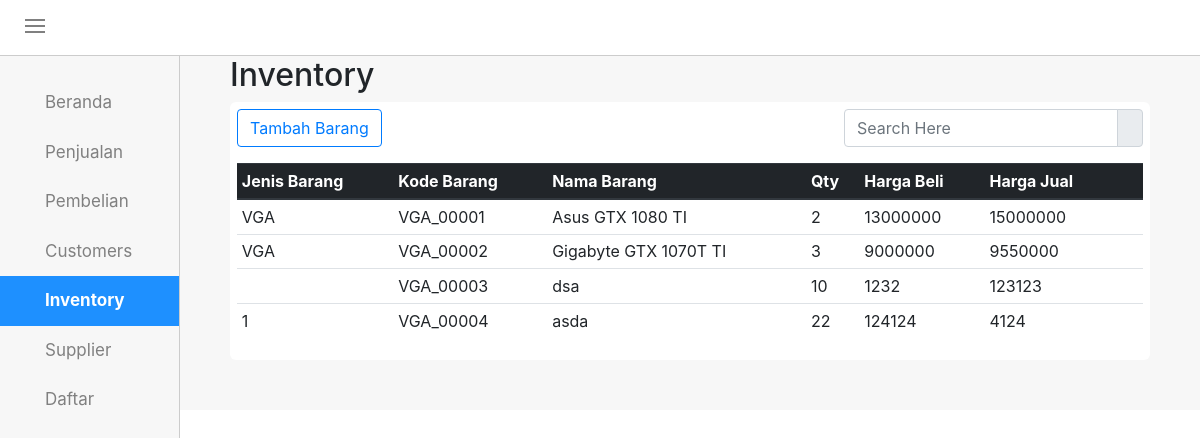
Before: /inventory.php with the older database file.
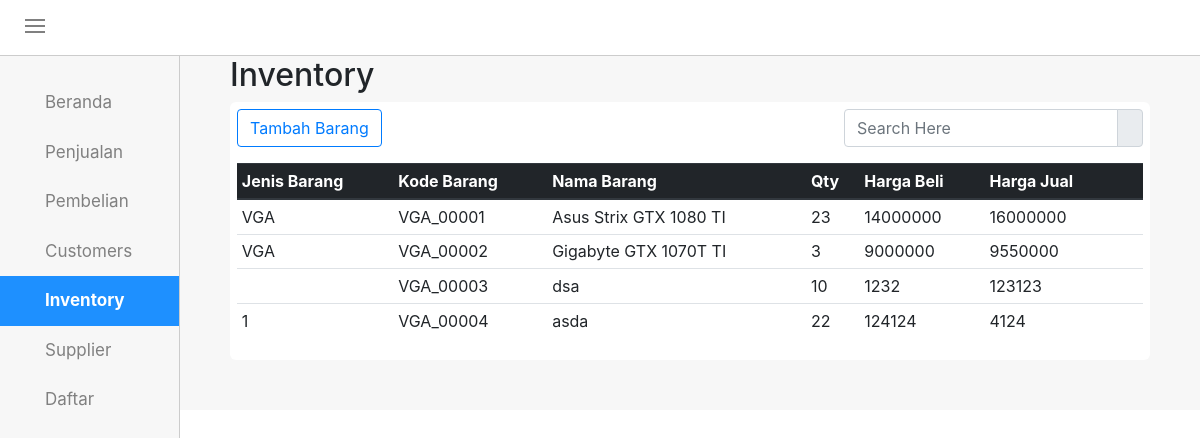
After: the same page with the newer database file.
### tables this page shows
CREATE TABLE `tb_inventory` (
  `jns_barang` varchar(20) NOT NULL,
  `kd_barang` varchar(11) NOT NULL,
  `nm_barang` varchar(30) NOT NULL,
  `qty` int(4) NOT NULL,
  `hrg_beli` double NOT NULL,
  `hrg_jual` double NOT NULL,
  `hapus` int(1) NOT NULL
);

### inventory.php (the view, shortened to what this page needs)
<!DOCTYPE html>
<html>
<head>
	<link rel="stylesheet" type="text/css" href="style.css">
	<link rel="stylesheet" type="text/css" href="css/bootstrap.min.css">
	<link rel="stylesheet" type="text/css" href="css/datepicker.css">
</head>
<body>
	<div id="topnav">
		<div class="menuicon" onclick="geser()">
			<div class="garis"></div>
			<div class="garis"></div>
			<div class="garis"></div>
		</div>
	</div>
	<div id="sidenav">
		<div id="tab">
			<div class="tabbutton">
				<a href="mainform.php" class="aktif"><span class="ion-ios-home"></span>Beranda</a>
				<a href="penjualan.php" target="_blank"><span class="ion-cash"></span>Penjualan</a>
				<a href="pembelian.php" target="_blank"><span class="ion-android-cart"></span>Pembelian</a>
				<a href="customers.php" class="aktif"><span class="ion-ios-people"></span>Customers</a>
				<a class="active" href="inventory.php"><span class="ion-briefcase"></span>Inventory</a>
				<a href="supplier.php" class="aktif"><span class="ion-person-stalker"></span>Supplier</a>
			</div>
				<a class="aktif drop" id="btn_daftar"><span class="ion-android-list"></span>Daftar<i class="ion-arrow-down-b"></i></a>
		</div>
	</div>
	<div id="rightside">
		<div id="beranda">
			<div class="all-box">
					<div class="all-top">
						<h2>Inventory</h2>
					</div>
				<div class="all-content">
					<div class="all-head">
						<div class="button-add">
							<button class="btn btn-outline-primary" onclick="document.getElementById('id01').style.display='block'" style="width:auto;"><span class="ion-plus-round"></span> Tambah Barang</button>
						</div>
						<div class="search-container">
						      <div class="input-group mb-3">
								<input type="text" name="keyword" id="keyword" class="form-control" placeholder="Search Here" autocomplete="off">
								<div class="input-group-append">
							    	<span class="input-group-text"><ion-icon ios="ios-search" md="md-search"></ion-icon></span>
							  	</div>
							</div>
		 				</div>
					</div>
					<div id="container1">
						<div class="table-responsive">
							<table class="table table-hover table-sm">
							 	<thead class="thead-dark">
								    <tr>
								      <th>Jenis Barang</th>
								      <th>Kode Barang</th>
								      <th>Nama Barang</th>
								      <th>Qty</th>
								      <th>Harga Beli</th>
								      <th>Harga Jual</th>
								      <th></th>
								      <th></th>
								    </tr>
							  	</thead>
								<tbody>
								    <?php
										require_once("conn.php");
										$sql = "SELECT jns_barang,kd_barang,nm_barang,qty,hrg_beli,hrg_jual FROM tb_inventory WHERE hapus = 0";
										$q = mysqli_query($conn,$sql);
										while ($r = mysqli_fetch_assoc($q))
										{
										    echo "<tr>";
										    echo "<td>$r[jns_barang]</td>";
										    echo "<td>$r[kd_barang]</td>";
										    echo "<td>$r[nm_barang]</td>";
										    echo "<td>$r[qty]</td>";
										    echo "<td>$r[hrg_beli]</td>";
										    echo "<td>$r[hrg_jual]</td>";
										    echo "<td><span class='editBarang ion-edit' data-toggle='modal' data-target='#myModal0' data-backdrop='static'  data-jenisBarang='$r[jns_barang]' data-kodeBarang='$r[kd_barang]' data-namaBarang='$r[nm_barang]' data-qty='$r[qty]' data-hargaBeli='$r[hrg_beli]' data-hargaJual='$r[hrg_jual]'></span></td>";
										    echo "<td class='hapus'><a class='ion-trash-a' href='inventory_hapus.php?hps=$r[kd_barang]' onclick='return functionHapus()'></a></td>";
										    echo "</tr>";
										}
									?>
							 	</tbody>
							</table>
						</div>
					</div>
				</div>
			</div>
			</div>
		</div>
</body>
</html>

### style.css (style rules this page uses)
body { margin: 0px; padding: 0px; }
#topnav { overflow: hidden; position: sticky; top: 0; width: 100%; height: 56px; background-color: #fff; padding: 15px 25px; border-bottom: 1px solid #ccc; z-index: 3; }
.garis { width: 20px; height: 2px; background-color: gray; margin: 4px 0; }
.menuicon { display: inline-block; cursor: pointer; }
#sidenav { top: 56px; height: 100%; width: 15%; background-color: #f7f7f7; padding-top: 22px; padding-bottom: 22px; left: 0; transition: all 500ms ease-in-out; overflow-x: hidden; z-index: 1; position: fixed; border-right: 1px solid #ccc; }
#tab .tabbutton a, #btn_daftar { display: block; transition: 0.3s; background-color: inherit; color: gray; padding: 12px 25px; width: 100%; border: none; outline: none; text-align: left; cursor: pointer; font-size: 17px; }
#tab a.active { text-decoration: none; background-color: dodgerBlue; color: white; font-weight: bold; }
#rightside { top: 56px; margin-left: 15%; width: 85%; height: 100%; transition: all 500ms ease-in-out; }
.all-box { background-color: #f7f7f7; padding-left: 50px; padding-right: 50px; padding-bottom: 50px; }
.all-top { overflow: hidden; }
.all-top h2 { float: left; }
.all-content { background-color: #fff; padding: 7px; border-radius: 6px; }
.all-head .button-add { float: left; }
.all-head .search-container { float: right; }
#tab a { text-decoration: none; }

Changed rows visible on the page:
changed tb_inventory "VGA_00001": nm_barang "Asus GTX 1080 TI" → "Asus Strix GTX 1080 TI"; qty "2" → "23"; hrg_beli "13000000" → "14000000"; hrg_jual "15000000" → "16000000"
